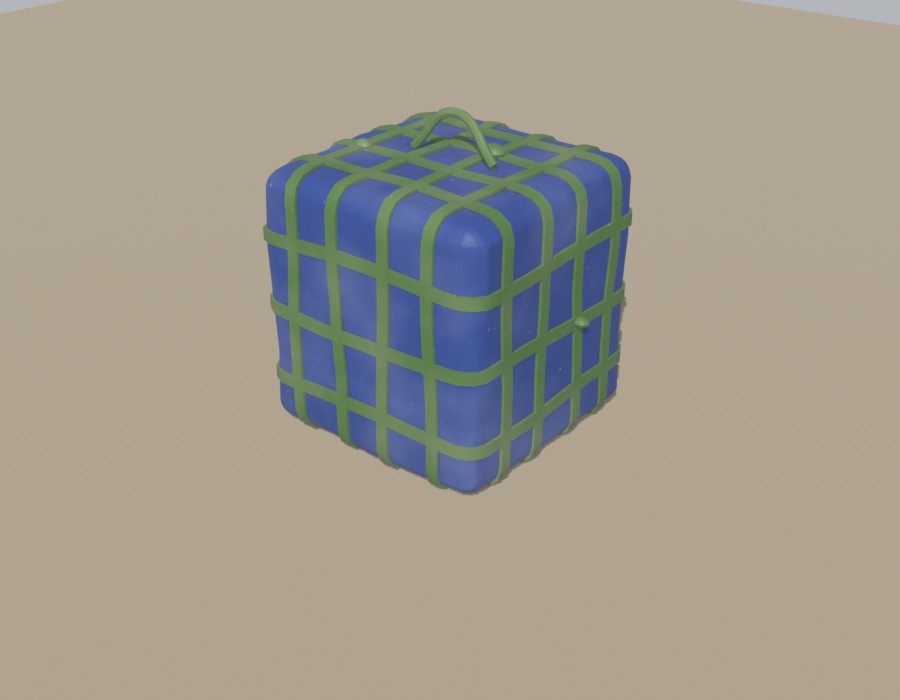
#> input picture SourceArt/Map02_Props/DemolitionCharge_preview.png, 900 x 700 px, given in place of GrenadeCrate_Albedo.png, which was not available
$ python pack_supply_textures.py DemolitionCharge_preview.png
#> lines starting #> are read from the running program, lines starting #| are printed output that depends on the picture
"""Second step of prepare_supply_props.py: python pack_supply_textures.py <texture dir>

Resizes each prop's maps (a source with only a colour map keeps only that) to its budget and packs metallic (R) and smoothness = 1 - roughness (A) into one
URP Lit _MetallicGlossMap, writing <Name>_Albedo/_Normal/_MetalSmooth.png next to the prop FBX files.
"""
import os, sys
from PIL import Image

HERE = os.path.dirname(os.path.abspath(__file__))
OUT = os.path.abspath(os.path.join(HERE, "..", "..", "Assets", "_Project", "Art", "Props", "Map02", "Supplies"))
src = sys.argv[1]
SIZES = {"GrenadeCrate": 1024, "AmmoCan": 1024, "MedkitBag": 1024, "Grenade": 512, "StrawCart": 1024}
for name, px in SIZES.items():
    def load(kind, mode): return Image.open(os.path.join(src, f"{name}_{kind}.png")).convert(mode).resize((px, px), Image.LANCZOS)
#> called with kind = 'Albedo', mode = 'RGB'
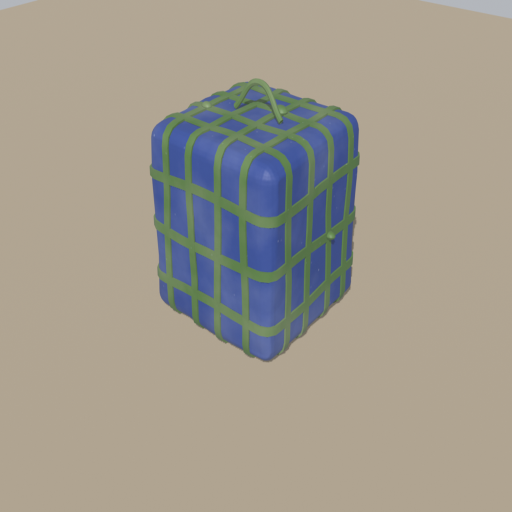
#> returned value: PIL image 1024x1024 RGB (shown at 1/2 size); mean R, G, B 160.5, 154.4, 141.8
    load("Albedo", "RGB").save(os.path.join(OUT, f"{name}_Albedo.png"))
    if not os.path.exists(os.path.join(src, f"{name}_Normal.png")):   # a colour-only source (the cart): matte, no relief map
        print("packed", name, px, "(albedo only)"); continue
    load("Normal", "RGB").save(os.path.join(OUT, f"{name}_Normal.png"))
    metal = load("Metallic", "L"); smooth = load("Roughness", "L").point(lambda v: 255 - v)
    Image.merge("RGBA", (metal, metal, metal, smooth)).save(os.path.join(OUT, f"{name}_MetalSmooth.png"))
    print("packed", name, px)
#> pass 2 of the loop `for name, px in SIZES.items():`:
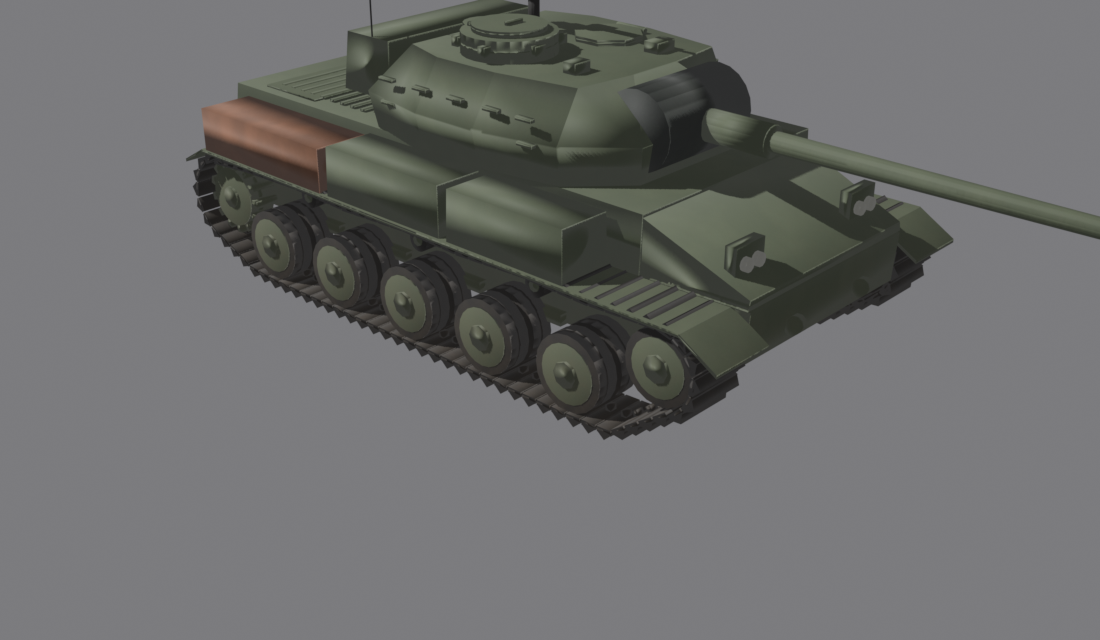
#> input picture SourceArt/Map02_Props/M41_preview_3q.png, 1100 x 640 px, given in place of AmmoCan_Albedo.png, which was not available
#> in load (call 2), `def load(kind, mode): return Image.open(os.path.join(src, f"{name}_{ki..`:
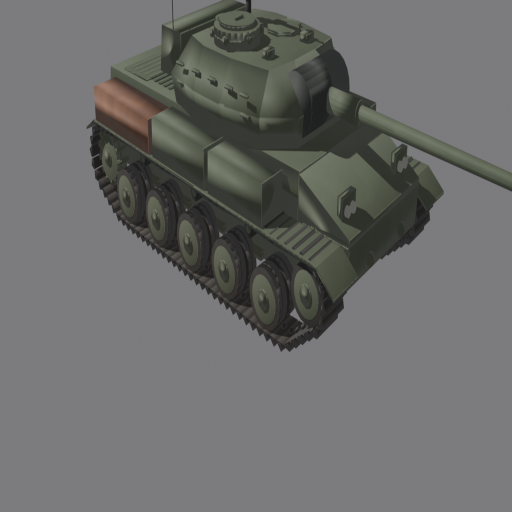
#> returned value: PIL image 1024x1024 RGB (shown at 1/2 size); mean R, G, B 107.5, 108.2, 107.4
#> (the run stopped early here; a loop or call above may not have finished)
